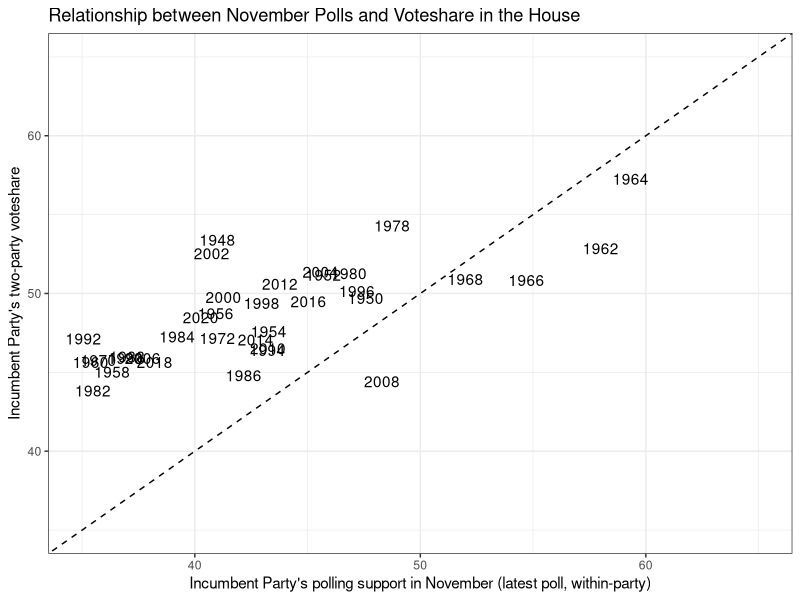
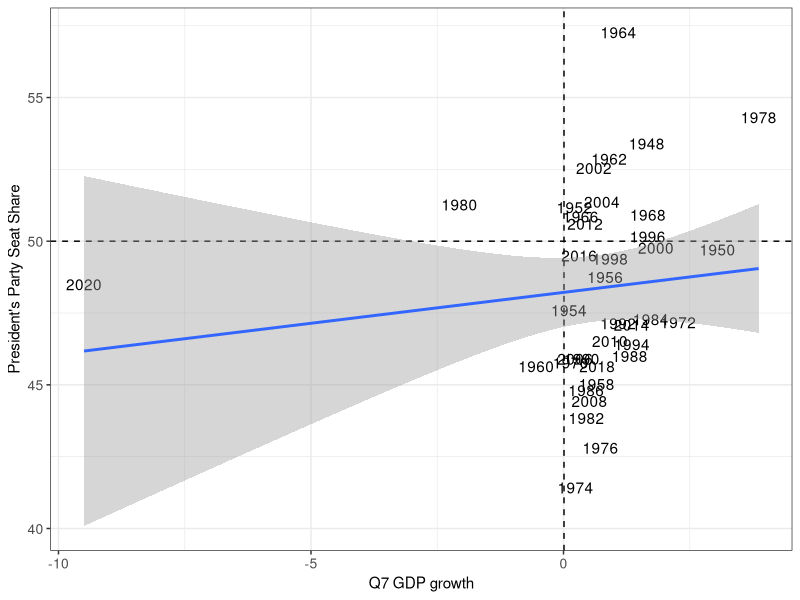
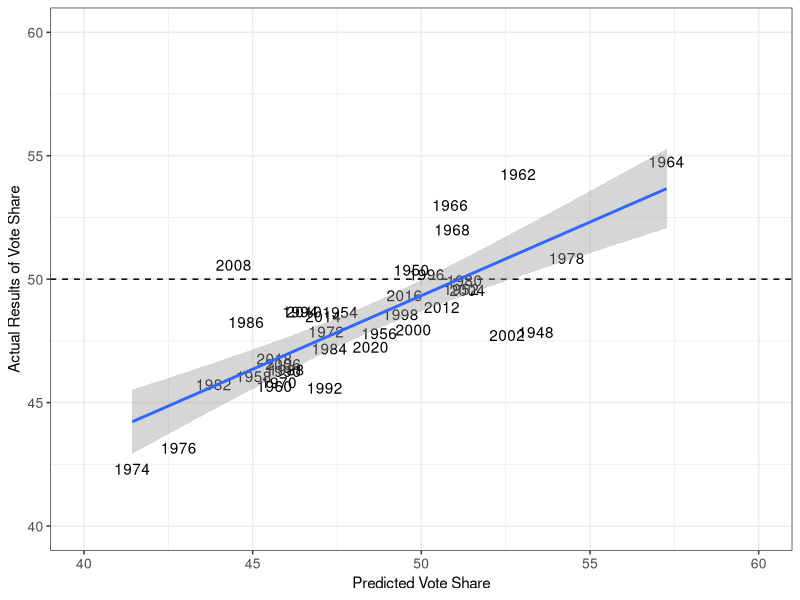

These figures' R source, in order:
## ---- chunk 1
knitr::opts_chunk$set(echo = FALSE)
library(tidyverse)
library(ggplot2)

popvote_df <- read_csv("inc_pop_vote_df.csv") 
economy_df <- read_csv("GDP_quarterly.csv") 
poll_df    <- read_csv("polls_df.csv") 

oldpolls <- poll_df %>% filter(days_until_election > 45) %>%
                  group_by(year,party) %>% 
                  summarize(avg_support=mean(support)) %>%
                  spread(key = "party", value = "avg_support")

ppdf <- popvote_df %>% 
    inner_join(poll_df %>% 
          filter(days_until_election > 45) %>% 
          group_by(year,party) %>% 
          summarize(avg_support=mean(support))) %>% 
          left_join(economy_df %>% 
          filter(quarter_yr == 2), by = "year") %>%
          select(year,party,majorvote_pct,GDP_growth_pct,avg_support) %>%
          pivot_wider(names_from = party, values_from = c("majorvote_pct", "avg_support")) %>%
          mutate(incumbent_president = c("D","D","D","R","R","R","R","D","D","D","D","R","R","R","R","D","D","R","R","R","R","R", "R","D","D","D","D", "R", "R", "R","R","D","D","D","D","R","R")) %>% 
          mutate(incumbent_pres_majorvote = ifelse(incumbent_president == "D", majorvote_pct_D, majorvote_pct_R), incumbent_pres_poll = ifelse(incumbent_president == "D", avg_support_D, avg_support_R))
## ---- chunk 2
novpollmodel <- lm(incumbent_pres_majorvote ~ incumbent_pres_poll, data = ppdf)

ppdf %>%
   ggplot(aes(x=(incumbent_pres_poll), y=(incumbent_pres_majorvote),
              label=(year))) + 
     geom_text() +
     xlim(c(35, 65)) + ylim(c(35, 65))  +
     geom_abline(slope=1, lty=2) +
     geom_vline(xintercept=0, alpha=0.2) + 
     geom_hline(yintercept=0, alpha=0.2) +
     xlab("Incumbent Party's polling support in November (latest poll, within-party)") +
     ylab("Incumbent Party's two-party voteshare") +
     ggtitle("Relationship between November Polls and Voteshare in the House") +
     theme_bw()
## ---- chunk 3
#Data is from FiveThirtyEight --> most recent polls
inc2022 <- data.frame(incumbent_pres_poll = 45.2)

## point predictions
predict(novpollmodel, newdata = inc2022)
## ---- chunk 4
ppdf %>%
  ggplot(aes(x=GDP_growth_pct, y=incumbent_pres_majorvote,
             label=year)) + 
    geom_text() +
    geom_hline(yintercept=50, lty=2) +
    geom_vline(xintercept=0.01, lty=2) + 
    xlab("Q7 GDP growth") +
    ylab("President's Party Seat Share") +
    theme_bw() +
    theme(
      axis.text = element_text(size = 10)
    ) + geom_smooth(method = "lm")

novpollmodel <- lm(incumbent_pres_majorvote ~ GDP_growth_pct, data = ppdf)

#Incumbent Party GDP growth
econ2022data <- data.frame(GDP_growth_pct = -0.9)

##Predictions
predict(novpollmodel, newdata = econ2022data)
## ---- chunk 5

novcombinedmodel <- lm(incumbent_pres_majorvote ~ GDP_growth_pct + incumbent_pres_poll, data = ppdf)
combined2022data <- data.frame(GDP_growth_pct = -0.9, incumbent_pres_poll = 45.2)
predict(novcombinedmodel, newdata = combined2022data)

ppdf %>%
  ggplot(aes(x=incumbent_pres_majorvote, y=predict(novcombinedmodel, ppdf),
             label=year)) + 
    geom_text() +
    geom_hline(yintercept=50, lty=2) +
    geom_vline(xintercept=5, lty=2) + 
    xlab("Predicted Vote Share") +
    ylab("Actual Results of Vote Share") +
    xlim(c(40, 60)) + ylim(c(40, 60)) +
    theme_bw() +
    theme(
      axis.text = element_text(size = 10)
    ) + geom_smooth(method = "lm")
